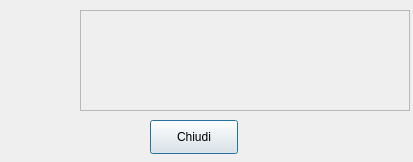
<?xml version="1.0" encoding="UTF-8"?>
<ui version="4.0">
 <class>Dialog</class>
 <widget class="QDialog" name="Dialog">
  <property name="geometry">
   <rect>
    <x>0</x>
    <y>0</y>
    <width>413</width>
    <height>162</height>
   </rect>
  </property>
  <property name="windowTitle">
   <string>Error</string>
  </property>
  <widget class="QFrame" name="frame">
   <property name="geometry">
    <rect>
     <x>80</x>
     <y>10</y>
     <width>330</width>
     <height>101</height>
    </rect>
   </property>
   <property name="frameShape">
    <enum>QFrame::StyledPanel</enum>
   </property>
   <property name="frameShadow">
    <enum>QFrame::Raised</enum>
   </property>
   <widget class="QLabel" name="errorLabel">
    <property name="geometry">
     <rect>
      <x>10</x>
      <y>10</y>
      <width>310</width>
      <height>81</height>
     </rect>
    </property>
    <property name="frameShadow">
     <enum>QFrame::Plain</enum>
    </property>
    <property name="lineWidth">
     <number>1</number>
    </property>
    <property name="text">
     <string/>
    </property>
    <property name="scaledContents">
     <bool>false</bool>
    </property>
    <property name="wordWrap">
     <bool>true</bool>
    </property>
   </widget>
  </widget>
  <widget class="QPushButton" name="closeButton">
   <property name="geometry">
    <rect>
     <x>150</x>
     <y>120</y>
     <width>88</width>
     <height>34</height>
    </rect>
   </property>
   <property name="text">
    <string>Chiudi</string>
   </property>
  </widget>
 </widget>
 <resources/>
 <connections/>
</ui>
